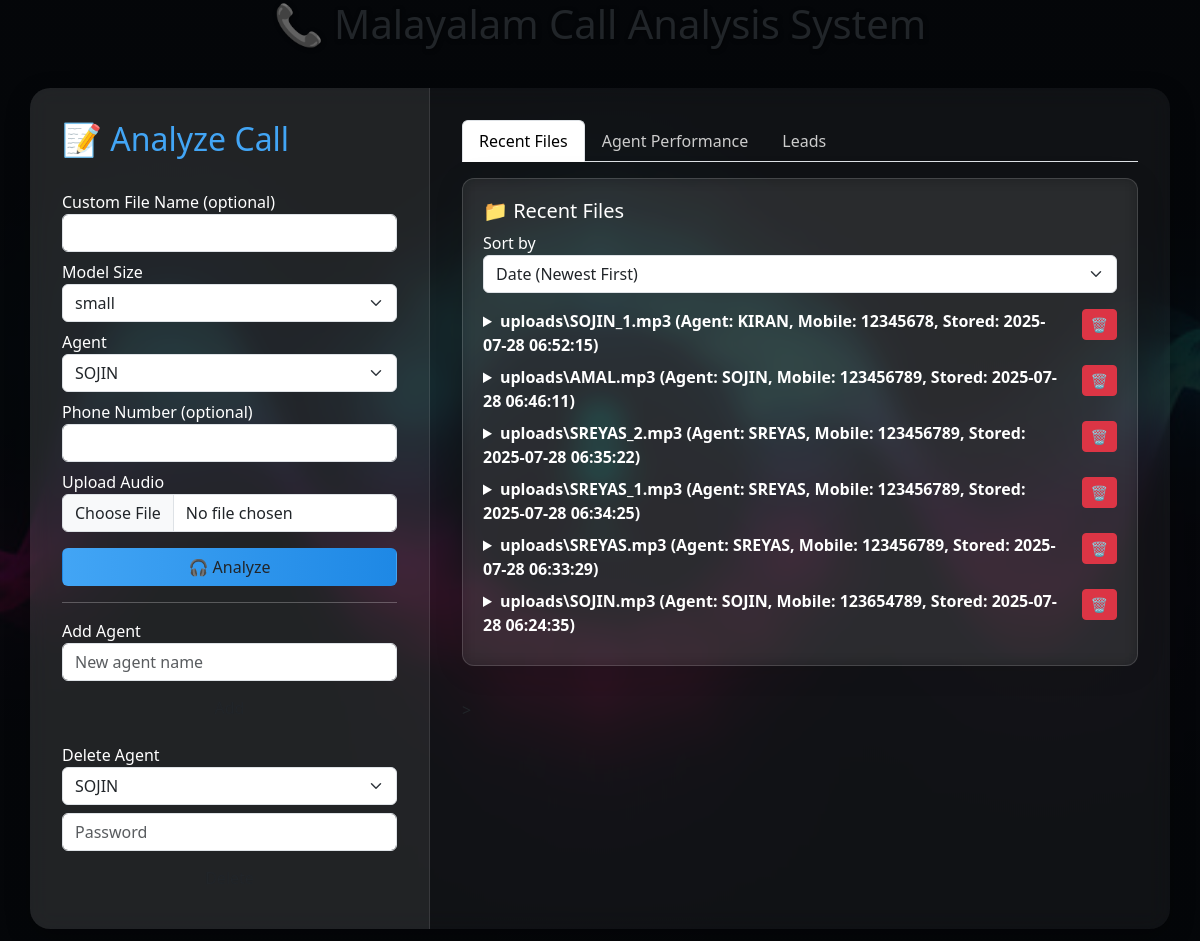
Before: / with the older database file.
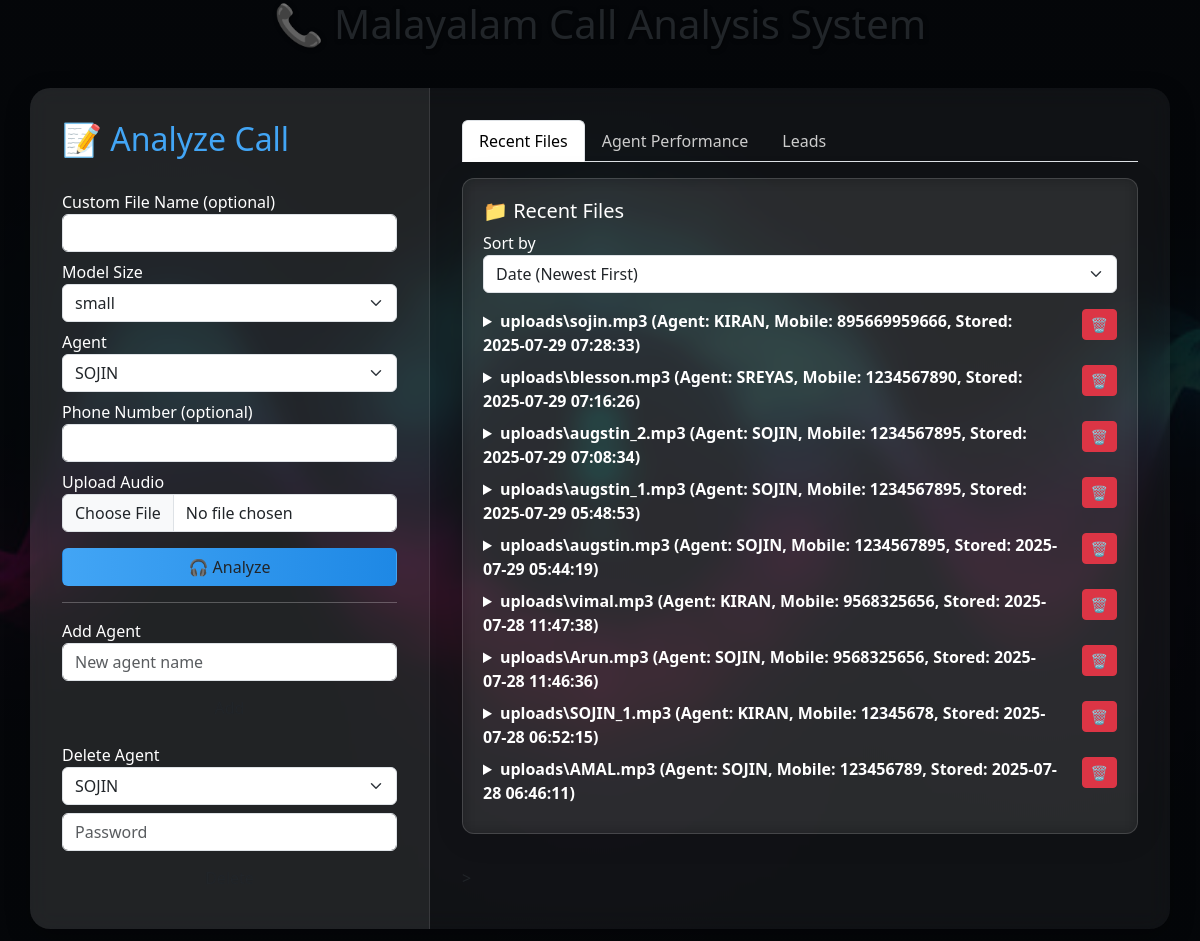
After: the same page with the newer database file.
### models.py (models this page shows)
class CallAnalysis(db.Model):
    id = db.Column(db.Integer, primary_key=True)
    filename = db.Column(db.String(150), unique=True)
    agent = db.Column(db.String(50))
    phone = db.Column(db.String(20))
    transcript_en = db.Column(db.Text)
    transcript_ml = db.Column(db.Text)
    sentiment = db.Column(db.String(20))
    intent = db.Column(db.String(50))
    lead_score = db.Column(db.Integer)
    intent_score = db.Column(db.Integer)
    trigger_words = db.Column(db.Text)
    audio_path = db.Column(db.String(255))
    report_path = db.Column(db.String(255))  # ✅ PDF report path
    created_at = db.Column(db.DateTime, default=datetime.utcnow)
    @property
    def audio_filename(self):
        return os.path.basename(self.audio_path) if self.audio_path else ""
    @property
    def timestamp(self):
        return self.created_at

### app.py (the view, shortened to what this page needs)
@app.route('/', methods=['GET', 'POST'])
def index():
    agents = load_agents()
    result = None
    result_data = None
    sort_by = request.args.get('sort_by', 'date')
    if sort_by == 'lead':
        recent = CallAnalysis.query.order_by(CallAnalysis.lead_score.desc()).all()
    elif sort_by == 'intent':
        recent = CallAnalysis.query.order_by(CallAnalysis.intent_score.desc()).all()
    elif sort_by == 'agent':
        recent = CallAnalysis.query.order_by(CallAnalysis.agent.asc()).all()
    else:
        recent = CallAnalysis.query.order_by(CallAnalysis.created_at.desc()).all()
    agent_summary, high_interest_by_agent = compute_agent_summary()
    return render_template("index.html",
        agents=agents,
        result=result,
        result_data=result_data,
        recent_files=recent,
        agent_summary=agent_summary,
        high_interest_by_agent=high_interest_by_agent
    )

### app.py (called while the page is built)
def load_agents():
    return json.load(open(AGENT_FILE)) if os.path.exists(AGENT_FILE) else []

### templates/index.html (shortened to what this page needs)
<!DOCTYPE html>
<html lang="en">
<head>
  <link href="https://cdn.jsdelivr.net/npm/select2@4.1.0-rc.0/dist/css/select2.min.css" rel="stylesheet" />
  <link rel="stylesheet" href="{{ url_for('static', filename='css/style.css') }}" />
  <link href="https://cdn.jsdelivr.net/npm/bootstrap@5.3.0/dist/css/bootstrap.min.css" rel="stylesheet" />
  <link rel="stylesheet" href="https://cdn.datatables.net/1.13.4/css/jquery.dataTables.min.css" />
</head>
<body>
  <h1 class="text-center mb-4">📞 Malayalam Call Analysis System</h1>
  <div class="glass-container">
    <div class="left-panel">
      <h2>📝 Analyze Call</h2>
      <form method="post" enctype="multipart/form-data" class="form-section">
        <label>Custom File Name (optional)</label>
        <input type="text" name="custom_filename" class="form-control" />
        <label>Model Size</label>
        <select name="model_size" class="form-select" required>
          <option value="small" selected>small</option>
        </select>
        <label>Agent</label>
        <select name="agent" class="form-select" required>
          {% for agent in agents %}
          <option value="{{ agent }}">{{ agent }}</option>
          {% endfor %}
        </select>
        <label>Phone Number (optional)</label>
        <input type="tel" name="phone" class="form-control" />
        <label>Upload Audio</label>
        <input type="file" name="file" class="form-control" accept="audio/*" required />
        <button type="submit" class="btn btn-custom mt-3 w-100">🎧 Analyze</button>
      </form>
      <hr />
      <form method="post" action="/add_agent" class="mt-3">
        <label>Add Agent</label>
        <input type="text" name="new_agent" class="form-control" placeholder="New agent name" />
        <button class="btn nav-btn mt-2 w-100">Add</button>
      </form>
      <form method="post" action="/delete_agent" class="mt-3">
        <label>Delete Agent</label>
        <select name="delete_agent" class="form-select">
          {% for agent in agents %}
          <option value="{{ agent }}">{{ agent }}</option>
          {% endfor %}
        </select>
        <input type="password" name="delete_password" class="form-control mt-2" placeholder="Password" />
        <button class="btn delete-btn mt-2 w-100">Delete</button>
      </form>
    </div>
    <div class="right-panel" id="right-panel">
      <div class="tab-container">
        <ul class="nav nav-tabs">
          {% if not result %}
          <li class="nav-item"><button class="nav-link active" data-bs-toggle="tab" data-bs-target="#recent">Recent Files</button></li>
          <li class="nav-item"><button class="nav-link" data-bs-toggle="tab" data-bs-target="#performance">Agent Performance</button></li>
          <li class="nav-item"><button class="nav-link" data-bs-toggle="tab" data-bs-target="#leads">Leads</button></li>
          {% endif %}
        </ul>
        <div class="tab-content mt-3">
{% if not result %}
<div class="tab-pane fade show active" id="recent">
  <div class="analysis-card">
    <h5>📁 Recent Files</h5>
    <form method="get" action="/">
      <label for="sort">Sort by</label>
      <select name="sort_by" id="sort" class="form-select mb-3" onchange="this.form.submit()">
        <option value="date">Date (Newest First)</option>
      </select>
    </form>
    {% for entry in recent_files %}
    <div class="d-flex justify-content-between align-items-start mb-2">
      <details class="w-100 me-3">
        <summary>
          {{ entry.audio_filename }}
          (Agent: {{ entry.agent }}, Mobile: {{ entry.phone or 'N/A' }}, Stored: {{ entry.timestamp.strftime('%Y-%m-%d %H:%M:%S') }})
        </summary>
      </details>
      <form method="post" action="/delete_file">
        <button class="btn btn-sm btn-danger ms-2">🗑️</button>
      </form>
    </div>
    {% endfor %}
  </div>
</div>
{% endif %}
    </div>
  </div>
</body>
</html>

### static/css/style.css (style rules this page uses)
* { margin: 0; padding: 0; box-sizing: border-box; font-family: 'Segoe UI', Tahoma, Geneva, Verdana, sans-serif; }
body { background-image: linear-gradient(rgba(0,0,0,0.85), rgba(0,0,0,0.85)), url("../images/bg.jpg"); background-size: cover; background-position: center; background-attachment: fixed; color: #f5f5f5; height: 100vh; display: flex; flex-direction: column; align-items: center; justify-content: start; overflow: hidden; }
.glass-container { display: flex; flex-direction: row; width: 95%; max-width: 1300px; height: calc(100vh - 100px); margin-top: 1rem; border-radius: 20px; background: rgba(255, 255, 255, 0.05); backdrop-filter: blur(12px); box-shadow: 0 8px 25px rgba(0, 0, 0, 0.3); overflow: hidden; }
h1 { margin-top: 1.5rem; color: #fff; text-shadow: 1px 1px 4px rgba(0,0,0,0.5); }
.left-panel { background: rgba(255, 255, 255, 0.07); border-right: 1px solid rgba(255, 255, 255, 0.1); color: #fff; width: 100%; max-width: 400px; padding: 2rem; overflow-y: auto; height: 100%; }
.left-panel h2 { color: #42a5f5; margin-bottom: 1.5rem; }
.form-section label { margin-top: 0.5rem; font-weight: 500; }
.btn-custom { background: linear-gradient(to right, #42a5f5, #1e88e5); color: white; font-weight: bold; border: none; padding: 10px 16px; border-radius: 8px; transition: all 0.3s ease; }
.delete-btn { background-color: #c0392b; color: white; font-weight: bold; border: none; border-radius: 8px; padding: 10px; }
.nav-btn { background-color: #0c7c59; color: white; font-weight: bold; border: none; border-radius: 8px; padding: 10px; }
.right-panel { flex-grow: 1; padding: 2rem; height: 100%; overflow-y: auto; position: relative; }
.analysis-card { background: rgba(255, 255, 255, 0.08); backdrop-filter: blur(14px); border: 1px solid rgba(255, 255, 255, 0.15); border-radius: 20px; padding: 25px; box-shadow: 0 10px 25px rgba(0, 0, 0, 0.25); margin-bottom: 2rem; color: #eee; }
.nav-tabs .nav-link.active { background-color: rgba(255, 255, 255, 0.15); border-color: rgba(255, 255, 255, 0.1); color: #42a5f5; }
.nav-tabs .nav-link { color: #ccc; font-weight: 500; }
.analysis-card { overflow-x: auto; padding: 1rem; }
details summary { font-weight: bold; cursor: pointer; }
.analysis-card { background: rgba(255, 255, 255, 0.06); padding: 20px; border-radius: 12px; box-shadow: 0 4px 30px rgba(0, 0, 0, 0.1); backdrop-filter: blur(8px); color: white; }

Changed rows visible on the page:
removed CallAnalysis: audio_filename "uploads\\SREYAS_2.mp3", agent "SREYAS", phone "123456789", timestamp "2025-07-28 06:35:22"
removed CallAnalysis: audio_filename "uploads\\SREYAS_1.mp3", agent "SREYAS", phone "123456789", timestamp "2025-07-28 06:34:25"
removed CallAnalysis: audio_filename "uploads\\SREYAS.mp3", agent "SREYAS", phone "123456789", timestamp "2025-07-28 06:33:29"
removed CallAnalysis: audio_filename "uploads\\SOJIN.mp3", agent "SOJIN", phone "123654789", timestamp "2025-07-28 06:24:35"
added CallAnalysis: audio_filename "uploads\\sojin.mp3", agent "KIRAN", phone "895669959666", timestamp "2025-07-29 07:28:33"
added CallAnalysis: audio_filename "uploads\\blesson.mp3", agent "SREYAS", phone "1234567890", timestamp "2025-07-29 07:16:26"
added CallAnalysis: audio_filename "uploads\\augstin_2.mp3", agent "SOJIN", phone "1234567895", timestamp "2025-07-29 07:08:34"
added CallAnalysis: audio_filename "uploads\\augstin_1.mp3", agent "SOJIN", phone "1234567895", timestamp "2025-07-29 05:48:53"
added CallAnalysis: audio_filename "uploads\\augstin.mp3", agent "SOJIN", phone "1234567895", timestamp "2025-07-29 05:44:19"
added CallAnalysis: audio_filename "uploads\\vimal.mp3", agent "KIRAN", phone "9568325656", timestamp "2025-07-28 11:47:38"
added CallAnalysis: audio_filename "uploads\\Arun.mp3", agent "SOJIN", phone "9568325656", timestamp "2025-07-28 11:46:36"
